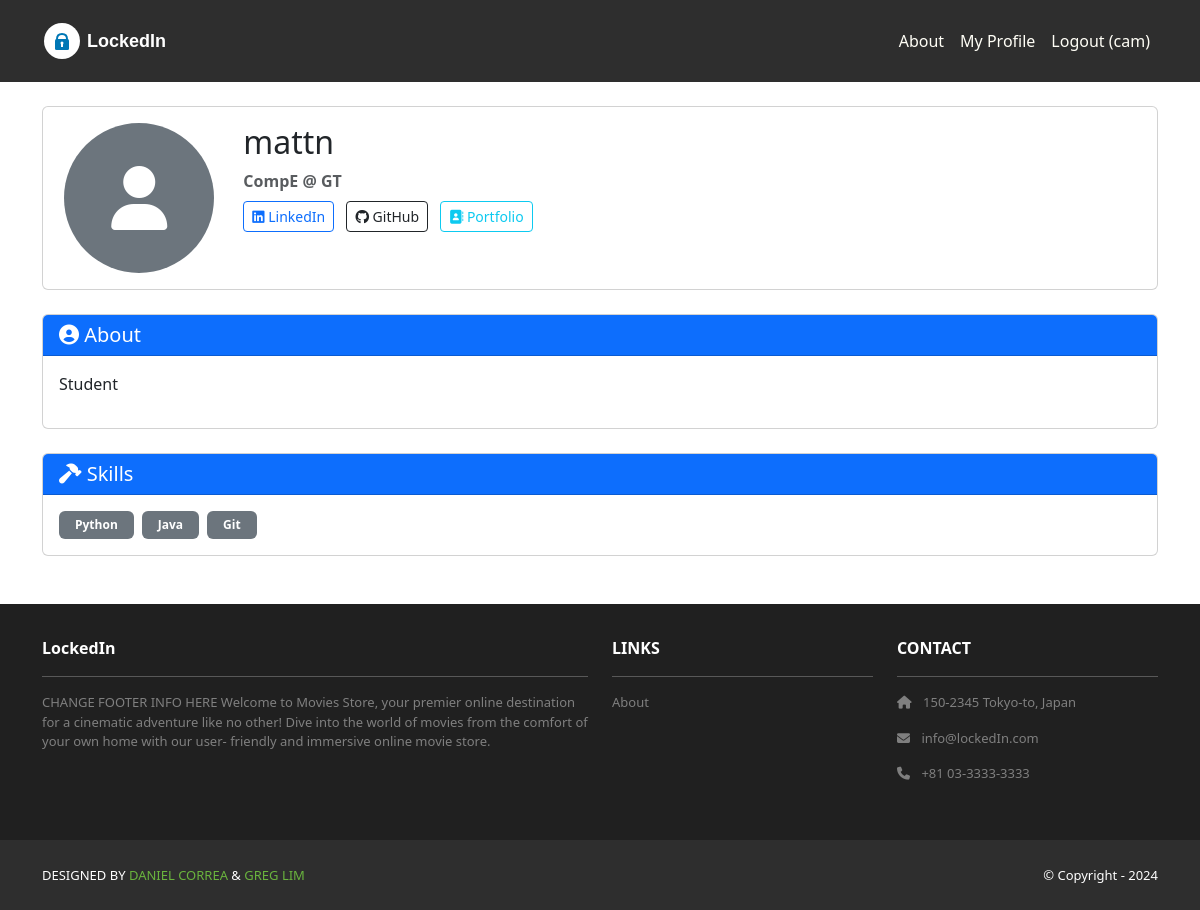
Page /profiles/mattn/ (signed in) on the committed database.
### profiles/models.py (models this page shows, shortened)
class Profile(models.Model):
    headline     = models.CharField(max_length = 150, help_text="Example: CS @ GT")
    user         = models.OneToOneField(User, on_delete=models.CASCADE, related_name='profile')
    about        = models.TextField(blank=True, help_text="Tells us about yourself")
    skills       = models.TextField(help_text="Add your skills")
    profile_pic  = models.ImageField(null=True, upload_to='profile_pictures/', blank=True)
    github_url   = models.URLField(blank=True, validators=[URLValidator()])
    linkedin_url = models.URLField(blank=True, validators=[URLValidator()])
    portfolio_url = models.URLField(blank=True, validators=[URLValidator()])
    time_created = models.DateTimeField(auto_now_add=True)
    time_updated = models.DateTimeField(auto_now=True)
    def get_skills_list(self):
        return [skill.strip() for skill in self.skills.split(',') if skill.strip()]
    class Meta:
        ordering = ['-time_created']

### profiles/views.py (the view)
# urls.py: path('<str:username>/', views.profile_view, name='profiles.detail'),
@login_required
def profile_view(request, username=None):
    if username:
        user = get_object_or_404(User, username=username)
    else:
        user = request.user
    profile, created = Profile.objects.get_or_create(user=user)
    context = {
        'profile' : profile,
        'is_own_profile' : request.user == user,
        'template_data' : {'title' : f"{user.username}'s Profile"}
    }
    return render(request, 'profiles/profile_detail.html', context)

### profiles/templates/profiles/profile_detail.html (shortened to what this page needs)
{% extends 'base.html' %}
{% load static %}
{% block content %}
<div class="container mt-4 mb-5">
    <div class="card mb-4">
        <div class="card-body">
            <div class="row">
                <div class="col-md-2 text-center">
                    {% if profile.profile_pic %}
                        <img src="{{ profile.profile_pic.url }}" alt="Profile Picture"
                             class="rounded-circle img-fluid" style="width: 150px; height: 150px; object-fit: cover;">
                    {% else %}
                        <div class="rounded-circle bg-secondary d-flex align-items-center justify-content-center mx-auto"
                             style="width: 150px; height: 150px;">
                            <i class="fas fa-user fa-4x text-white"></i>
                        </div>
                    {% endif %}
                </div>
                <div class="col-md-8">
                    <h2>{{ profile.user.get_full_name|default:profile.user.username }}</h2>
                    {% if profile.headline %}
                        <p class="text-muted mb-2"><strong>{{ profile.headline }}</strong></p>
                    {% endif %}
                    <div class="mb-3">
                        {% if profile.linkedin_url %}
                            <a href="{{ profile.linkedin_url }}" target="_blank" class="btn btn-sm btn-outline-primary me-2">
                                <i class="fab fa-linkedin"></i> LinkedIn
                            </a>
                        {% endif %}
                        {% if profile.github_url %}
                            <a href="{{ profile.github_url }}" target="_blank" class="btn btn-sm btn-outline-dark me-2">
                                <i class="fab fa-github"></i> GitHub
                            </a>
                        {% endif %}
                        {% if profile.portfolio_url %}
                            <a href="{{ profile.portfolio_url }}" target="_blank" class="btn btn-sm btn-outline-info me-2">
                                <i class="fa-solid fa-address-book"></i> Portfolio
                            </a>
                        {% endif %}
                    </div>
                </div>
            </div>
        </div>
    </div>
    {% if profile.about %}
    <div class="card mb-4">
        <div class="card-header bg-primary text-white">
            <h5 class="mb-0"><i class="fas fa-user-circle"></i> About</h5>
        </div>
        <div class="card-body">
            <p style="white-space: pre-line;">{{ profile.about }}</p>
        </div>
    </div>
    {% endif %}
    {% if profile.skills %}
    <div class="card mb-4">
        <div class="card-header bg-primary text-white">
            <h5 class="mb-0"><i class="fa-solid fa-hammer"></i> Skills</h5>
        </div>
        <div class="card-body">
            <div class="d-flex flex-wrap gap-2">
                {% for skill in profile.get_skills_list %}
                    <span class="badge bg-secondary px-3 py-2">{{ skill }}</span>
                {% endfor %}
            </div>
        </div>
    </div>
    {% endif %}
</div>
{% endblock content %}

### lockedin/templates/base.html (shortened to what this page needs)
<!DOCTYPE html>
<html>
  {% load static %}
  <head>
    <link href=
      "https://cdn.jsdelivr.net/npm/bootstrap@5.3.3/dist/css/bootstrap.min.css" rel="stylesheet"
>
    <link rel= "stylesheet"  href= "https://cdnjs.cloudflare.com/ajax/libs/font-awesome/6.1.1/css/all.min.css">
    <link rel="stylesheet" type="text/css"
        href="{% static 'css/style.css' %}">
  </head>
  <body>
    <nav class="p-3 navbar navbar-dark bg-dark
         navbar-expand-lg">
      <div class="container">
        <a class="navbar-brand"
           href="{% url 'home.index' %}">
          <svg width="180" height="40" viewBox="0 0 180 40" xmlns="http://www.w3.org/2000/svg">
            <text x="45" y="26" font-family="Arial, sans-serif" font-size="18" font-weight="700" fill="#ffffff">LockedIn</text>
          </svg>
        </a>
        <div class="navbar-nav ms-auto navbar-ml">
            <a class="nav-link" href="{% url 'home.about' %}">About</a>
            {% if user.is_authenticated %}
                <a class="nav-link" href="{% url 'profiles.my_profile' %}">My Profile</a>
                <a class="nav-link" href="{% url 'accounts.logout' %}"> Logout ({{ user.username }})
                </a>
            {% else %}
                <a class="nav-link" href="{% url 'accounts.login' %}">Login</a>
                <a class="nav-link" href="{% url 'accounts.signup' %}">Sign Up</a>
            {% endif %}
        </div>
      </div>
    </nav>
    <div>
      {% block content %}
      {% endblock content %}
    </div>
    <section class="p-3 ms-footer d-none d-md-block">
      <div class="container">
        <div class="row mt-3 text-white">
          <div class="col-md-6 col-lg-6 col-xl-6 mx-auto mb-4">
            <b>LockedIn</b>
            <hr />
            <p>
              CHANGE FOOTER INFO HERE
              Welcome to Movies Store, your premier online
              destination for a cinematic adventure like no
              other! Dive into the world of movies from the
              comfort of your own home with our user-
              friendly and immersive online movie store.
            </p>
          </div>
          <div class="col-md-3 col-lg-3 col-xl-3 mx-auto mb-4">
            <b>LINKS</b>
            <hr />
            <p><a class="nav-link"
              href="{% url 'home.about' %}">
              About
            </a></p>
          </div>
          <div class="col-md-3 col-lg-3 col-xl-3 mx-auto mb-4">
            <b>CONTACT</b>
            <hr />
            <p><i class="fas fa-home me-2"></i>
              150-2345 Tokyo-to, Japan
            </p>
            <p><i class="fas fa-envelope me-2"></i>
              info@lockedIn.com
            </p>
            <p><i class="fas fa-phone me-2"></i>
              +81 03-3333-3333
            </p>
          </div>
        </div>
      </div>
    </section>
    <section class="p-3 ms-footer-bottom bg-dark">
      <div class="container d-flex
           justify-content-between">
        <div class="me-5 text-white">
          <span>DESIGNED BY
            <a href="https://www.x.com/danielgarax"
            target="_blank">DANIEL CORREA</a> &
            <a href="https://www.x.com/greglim81"
            target="_blank">GREG LIM</a>
          </span>
        </div>
        <div class="text-white">
          <span>© Copyright - 2024</span>
        </div>
      </div>
    </section>
  </body>
</html>

### lockedin/static/css/style.css (style rules this page uses)
.navbar a.nav-link { color: #FFFEF6 !important; }
.bg-dark { background-color: #2E2E2E !important; }
.ms-footer { background-color: #202020; }
.ms-footer p { color: #7F7F7F; font-size: 13px; }
.ms-footer-bottom span { font-size: 13px; line-height: 38px; }
.ms-footer-bottom a { color: #6ab43e; text-decoration: none; }

### rows in the picture
Profile: user.get_full_name "mattn", headline "CompE @ GT", about "Student"

### other values in the picture
{{ user.username }} "cam"
{{ skill }} "Python" "Java" "Git"
